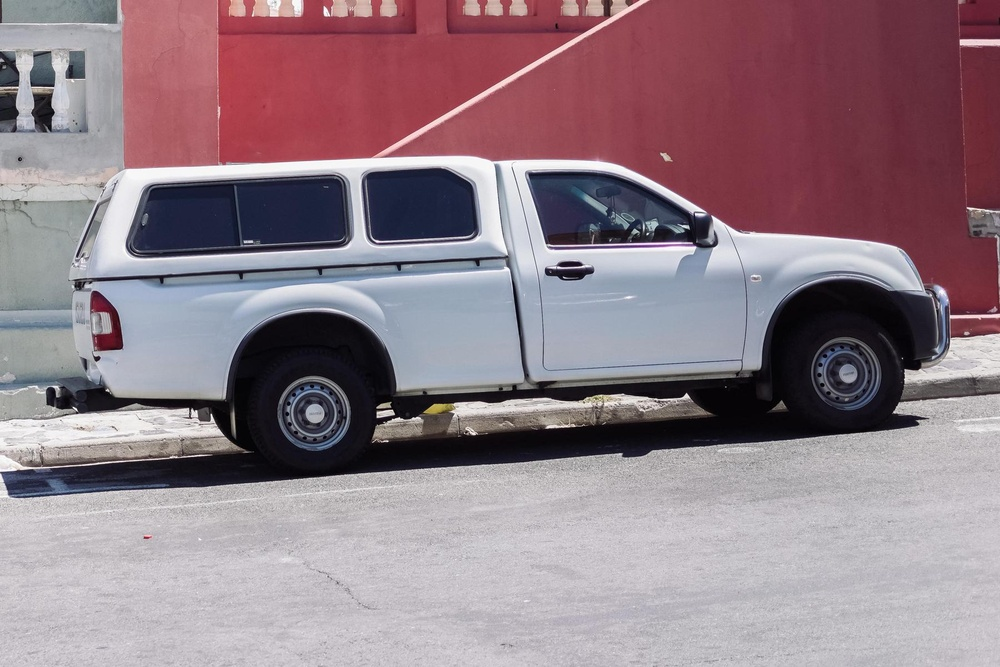
#> input picture X1.jpg, 1000 x 667 px, shrunk from 1800 x 1200 before the run
$ python Clustering.py
#> lines starting #> are read from the running program, lines starting #| are printed output that depends on the picture
#!/usr/bin/env python3
# -*- coding: utf-8 -*-
"""
Created on Tue Mar 12 16:52:01 2024

@author: mehdy
"""
from sklearn.mixture import GaussianMixture
import matplotlib.pyplot as plt
import matplotlib.image as mpimg
from sklearn.cluster import KMeans
import numpy as np

img =mpimg.imread('X1.jpg')
#> img is the input picture: shape (667, 1000, 3); mean R, G, B 145.8, 126.5, 135.2
img = img.astype('float64')
img = img/255.0
img_r = img.reshape((img.shape[0]*img.shape[1],3))


kmeans = KMeans(n_clusters=3,  init='random', tol=10) # Specifiy number of clusters
kmeans.fit(img_r) # fit input data
labels = kmeans.labels_ # labels of the clustering algorithm
center = kmeans.cluster_centers_ # cluster centers


segmentation = labels.reshape((img.shape[0],img.shape[1]))
plt.imshow(img)
plt.title("Original Image")
plt.show()

plt.imshow(segmentation)
plt.title("KMeans Clustering Result")
plt.show()
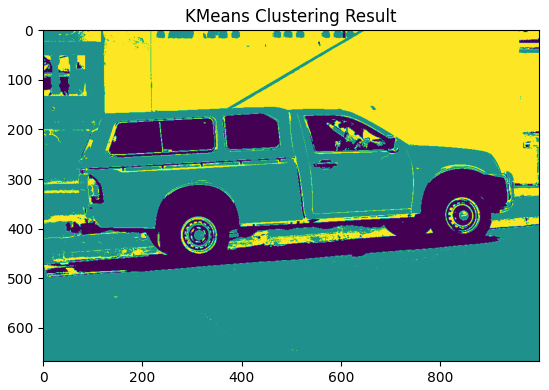
#> figure drawn by matplotlib, 1 panel
print("k-means cluster centers:")
print(kmeans.cluster_centers_)


###################################################################################

gmm = GaussianMixture(n_components=3) #Specify number of clusters and covariance shape
gmm.fit(img_r)#  fit input data
labels = gmm.predict(img_r) #labels of the clustering algorithm
segmentation = labels.reshape((img.shape[0],img.shape[1]))
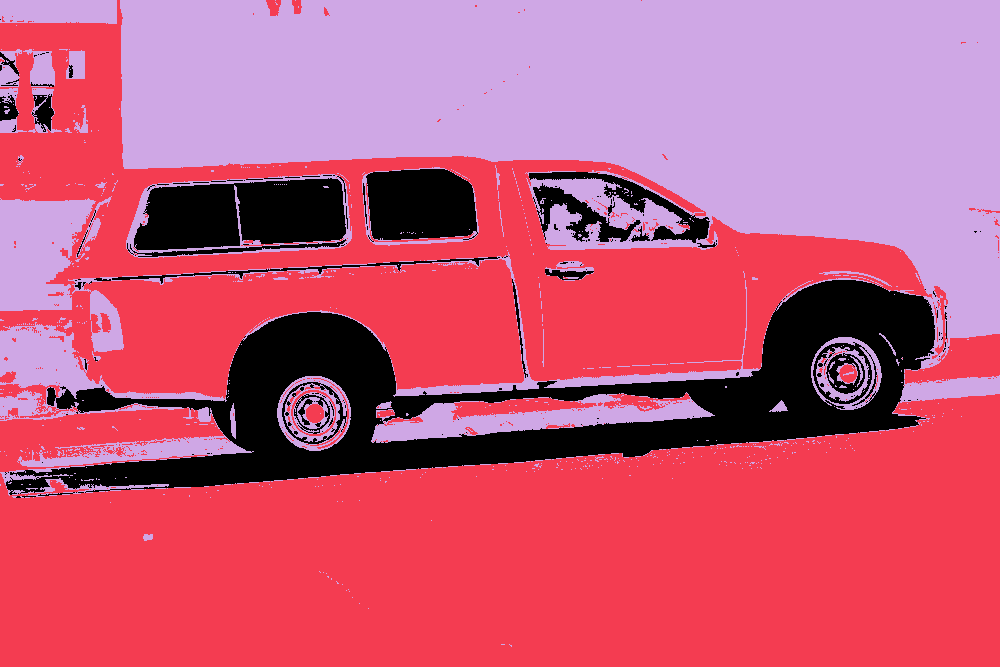
#> segmentation: shape (667, 1000) int64; 3 distinct labels, from 0 to 2; one colour per label, 0 black
plt.imshow(segmentation)
plt.title("GMM Clustering Result")
plt.show()

Mean = gmm.means_ # Mean for GMM.
Cov = gmm.covariances_ # Covariance for GMM.
print("Means (Cluster Centers) of GMM:")
print(gmm.means_)

print("\nCovariances of GMM:")
print(gmm.covariances_)
